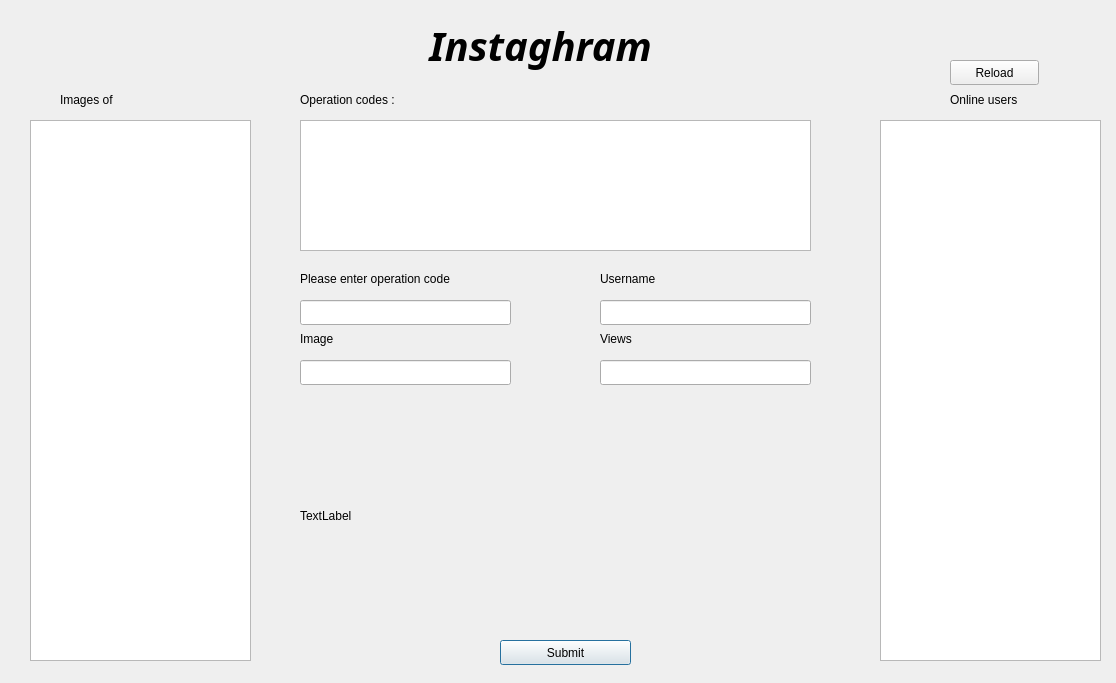
<?xml version="1.0" encoding="UTF-8"?>
<ui version="4.0">
 <class>home</class>
 <widget class="QDialog" name="home">
  <property name="geometry">
   <rect>
    <x>0</x>
    <y>0</y>
    <width>1116</width>
    <height>683</height>
   </rect>
  </property>
  <property name="windowTitle">
   <string>Dialog</string>
  </property>
  <widget class="QListWidget" name="imagesofuser">
   <property name="geometry">
    <rect>
     <x>30</x>
     <y>120</y>
     <width>221</width>
     <height>541</height>
    </rect>
   </property>
  </widget>
  <widget class="QListWidget" name="users">
   <property name="geometry">
    <rect>
     <x>880</x>
     <y>120</y>
     <width>221</width>
     <height>541</height>
    </rect>
   </property>
  </widget>
  <widget class="QLabel" name="label">
   <property name="geometry">
    <rect>
     <x>380</x>
     <y>20</y>
     <width>321</width>
     <height>51</height>
    </rect>
   </property>
   <property name="font">
    <font>
     <family>Sans</family>
     <pointsize>30</pointsize>
     <weight>75</weight>
     <italic>true</italic>
     <bold>true</bold>
    </font>
   </property>
   <property name="text">
    <string>Instaghram</string>
   </property>
   <property name="alignment">
    <set>Qt::AlignCenter</set>
   </property>
  </widget>
  <widget class="QListWidget" name="opcodes">
   <property name="geometry">
    <rect>
     <x>300</x>
     <y>120</y>
     <width>511</width>
     <height>131</height>
    </rect>
   </property>
  </widget>
  <widget class="QLabel" name="label_2">
   <property name="geometry">
    <rect>
     <x>300</x>
     <y>90</y>
     <width>261</width>
     <height>20</height>
    </rect>
   </property>
   <property name="text">
    <string>Operation codes :</string>
   </property>
  </widget>
  <widget class="QLabel" name="label_3">
   <property name="geometry">
    <rect>
     <x>300</x>
     <y>270</y>
     <width>201</width>
     <height>17</height>
    </rect>
   </property>
   <property name="text">
    <string>Please enter operation code </string>
   </property>
  </widget>
  <widget class="QLineEdit" name="op">
   <property name="geometry">
    <rect>
     <x>300</x>
     <y>300</y>
     <width>211</width>
     <height>25</height>
    </rect>
   </property>
  </widget>
  <widget class="QLabel" name="label_4">
   <property name="geometry">
    <rect>
     <x>60</x>
     <y>90</y>
     <width>91</width>
     <height>20</height>
    </rect>
   </property>
   <property name="text">
    <string>Images of</string>
   </property>
  </widget>
  <widget class="QLabel" name="label_5">
   <property name="geometry">
    <rect>
     <x>950</x>
     <y>90</y>
     <width>101</width>
     <height>20</height>
    </rect>
   </property>
   <property name="text">
    <string>Online users</string>
   </property>
  </widget>
  <widget class="QPushButton" name="submit">
   <property name="geometry">
    <rect>
     <x>500</x>
     <y>640</y>
     <width>131</width>
     <height>25</height>
    </rect>
   </property>
   <property name="text">
    <string>Submit</string>
   </property>
  </widget>
  <widget class="QLineEdit" name="username">
   <property name="geometry">
    <rect>
     <x>600</x>
     <y>300</y>
     <width>211</width>
     <height>25</height>
    </rect>
   </property>
  </widget>
  <widget class="QLabel" name="label_6">
   <property name="geometry">
    <rect>
     <x>600</x>
     <y>270</y>
     <width>81</width>
     <height>17</height>
    </rect>
   </property>
   <property name="text">
    <string>Username</string>
   </property>
  </widget>
  <widget class="QLabel" name="label_7">
   <property name="geometry">
    <rect>
     <x>300</x>
     <y>330</y>
     <width>81</width>
     <height>17</height>
    </rect>
   </property>
   <property name="text">
    <string>Image</string>
   </property>
  </widget>
  <widget class="QLineEdit" name="Image">
   <property name="geometry">
    <rect>
     <x>300</x>
     <y>360</y>
     <width>211</width>
     <height>25</height>
    </rect>
   </property>
  </widget>
  <widget class="QLineEdit" name="Views">
   <property name="geometry">
    <rect>
     <x>600</x>
     <y>360</y>
     <width>211</width>
     <height>25</height>
    </rect>
   </property>
  </widget>
  <widget class="QLabel" name="label_8">
   <property name="geometry">
    <rect>
     <x>600</x>
     <y>330</y>
     <width>81</width>
     <height>17</height>
    </rect>
   </property>
   <property name="text">
    <string>Views</string>
   </property>
  </widget>
  <widget class="QLabel" name="pic">
   <property name="geometry">
    <rect>
     <x>300</x>
     <y>410</y>
     <width>511</width>
     <height>211</height>
    </rect>
   </property>
   <property name="text">
    <string>TextLabel</string>
   </property>
  </widget>
  <widget class="QPushButton" name="reload">
   <property name="geometry">
    <rect>
     <x>950</x>
     <y>60</y>
     <width>89</width>
     <height>25</height>
    </rect>
   </property>
   <property name="text">
    <string>Reload</string>
   </property>
  </widget>
 </widget>
 <resources/>
 <connections/>
</ui>
